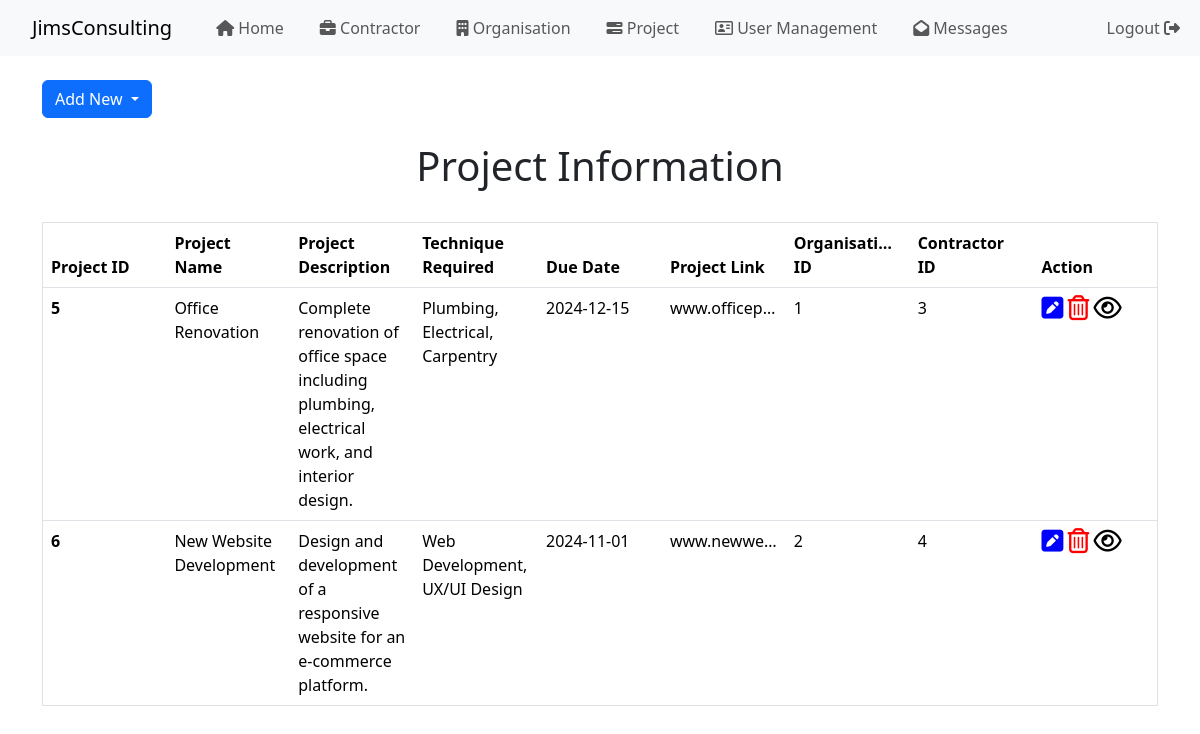
The page /dashboard_project.php (signed in) on the database its author committed.
### tables this page shows
CREATE TABLE `project` (
  `project_id` int(11) NOT NULL,
  `project_name` varchar(255) NOT NULL,
  `project_description` varchar(500) NOT NULL,
  `technique_required` varchar(100) DEFAULT NULL,
  `due_date` date NOT NULL,
  `project_link` varchar(255) DEFAULT NULL,
  `organisation_id` int(11) DEFAULT NULL,
  `contractor_id` int(11) DEFAULT NULL
);

### dashboard_project.php (the view, shortened to what this page needs)
<?php
require_once("connection.php");
$stmt = $dbh->prepare("SELECT * FROM `project`");
$stmt->execute();
$projects = $stmt->fetchAll(PDO::FETCH_OBJ);
?>
<!doctype html>
<html lang="en">
<head>
    <link href="https://cdn.jsdelivr.net/npm/bootstrap@5.3.3/dist/css/bootstrap.min.css" rel="stylesheet"
>
    <link rel="stylesheet" href="contractor_list.css">
    <link rel="stylesheet" href="https://cdnjs.cloudflare.com/ajax/libs/font-awesome/4.7.0/css/font-awesome.min.css">
</head>
<?php include 'nav_bar_staff.php'; ?>
<body>
<br>
<div class="container align-right">
    <button class="btn btn-primary dropdown-toggle" type="button" id="dropdownMenuButton" data-bs-toggle="dropdown" aria-expanded="false">
        Add New
    </button>
</div>
<br>
<div class="text-center">
    <h1>Project Information</h1>
    <br>
</div>
<div class="container">
    <?php if (empty($projects)): ?>
        <div class="alert alert-warning text-center" role="alert">
            No projects found.
        </div>
    <?php else: ?>
        <table class="table table-hover">
            <thead>
            <tr>
                <th scope="col">Project ID</th>
                <th scope="col">Project Name</th>
                <th scope="col">Project Description</th>
                <th scope="col">Technique Required</th>
                <th scope="col">Due Date</th>
                <th scope="col">Project Link</th>
                <th scope="col">Organisational ID</th>
                <th scope="col">Contractor ID</th>
                <th scope="col">Action</th>
            </tr>
            </thead>
            <tbody>
            <?php foreach ($projects as $row): ?>
                <tr>
                    <th><?= $row->project_id ?></th>
                    <td><?= $row->project_name ?></td>
                    <td><?= $row->project_description ?></td>
                    <td><?= $row->technique_required ?></td>
                    <td><?= $row->due_date ?></td>
                    <td><?= $row->project_link ?></td>
                    <td><?= $row->organisation_id ?></td>
                    <td><?= $row->contractor_id ?></td>
                    <td>
                        <a href="update_project.php?project_id=<?= $row->project_id ?>"><i class="fa fa-pencil-square" style="font-size: 25px;color: blue;"></i></a>
                        <a href="delete_project.php?project_id=<?= $row->project_id ?>" onclick="return confirmDelete();"><i class="fa fa-trash-o" style="font-size:25px;color:red;"></i></a>
                        <a href="view_project.php?project_id=<?= $row->project_id ?>"><i class="fa fa-eye" style="font-size:25px;color:black;"></i></a>
                    </td>
                </tr>
            <?php endforeach; ?>
            </tbody>
        </table>
    <?php endif; ?>
</div>
</body>
</html>

### dashboard_project.php (style rules this page uses)
table, tr, th, td { border: 1.5px black solid; table-layout: fixed; text-overflow: ellipsis; overflow: hidden; }

### rows shown on the page
project: project_id "5", project_name "Office Renovation", project_description "Complete renovation of office space including plumbing, electrical work, and interior design.", technique_required "Plumbing, Electrical, Carpentry", due_date "2024-12-15", project_link "www.officep…", organisation "1", contractor "3"
project: project_id "6", project_name "New Website Development", project_description "Design and development of a responsive website for an e-commerce platform.", technique_required "Web Development, UX/UI Design", due_date "2024-11-01", project_link "www.newwe…", organisation "2", contractor "4"
